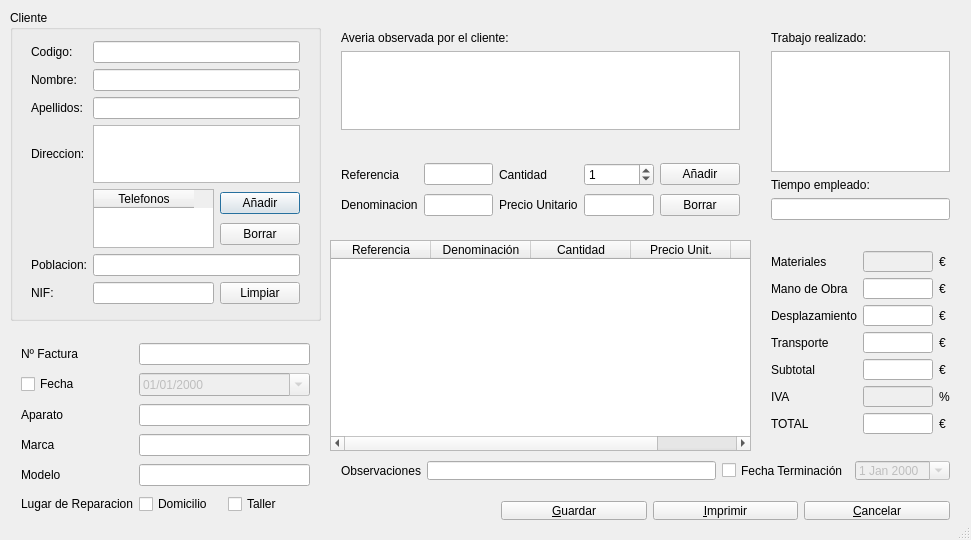
<ui version="4.0" >
 <class>NuevaFacturaDialogClass</class>
 <widget class="QDialog" name="NuevaFacturaDialogClass" >
  <property name="enabled" >
   <bool>true</bool>
  </property>
  <property name="geometry" >
   <rect>
    <x>0</x>
    <y>0</y>
    <width>971</width>
    <height>540</height>
   </rect>
  </property>
  <property name="windowTitle" >
   <string>Nueva Factura</string>
  </property>
  <property name="windowIcon" >
   <iconset>images/NFactura.PNG</iconset>
  </property>
  <property name="sizeGripEnabled" >
   <bool>true</bool>
  </property>
  <widget class="QGroupBox" name="groupBox" >
   <property name="geometry" >
    <rect>
     <x>10</x>
     <y>10</y>
     <width>311</width>
     <height>311</height>
    </rect>
   </property>
   <property name="title" >
    <string>Cliente</string>
   </property>
   <widget class="QWidget" name="gridLayout" >
    <property name="geometry" >
     <rect>
      <x>10</x>
      <y>20</y>
      <width>291</width>
      <height>285</height>
     </rect>
    </property>
    <layout class="QGridLayout" >
     <item row="0" column="0" >
      <widget class="QLabel" name="label" >
       <property name="text" >
        <string>Codigo:</string>
       </property>
      </widget>
     </item>
     <item row="1" column="0" >
      <widget class="QLabel" name="label_2" >
       <property name="text" >
        <string>Nombre:</string>
       </property>
      </widget>
     </item>
     <item row="3" column="0" >
      <widget class="QLabel" name="label_3" >
       <property name="text" >
        <string>Direccion:</string>
       </property>
      </widget>
     </item>
     <item row="6" column="0" >
      <widget class="QLabel" name="label_4" >
       <property name="text" >
        <string>NIF:</string>
       </property>
      </widget>
     </item>
     <item row="0" column="1" colspan="4" >
      <widget class="QLineEdit" name="codigoEdit" />
     </item>
     <item row="1" column="1" colspan="4" >
      <widget class="QLineEdit" name="nombreEdit" />
     </item>
     <item row="2" column="1" colspan="4" >
      <widget class="QLineEdit" name="lineEdit_13" />
     </item>
     <item row="3" column="1" colspan="4" >
      <widget class="QTextEdit" name="direccionEdit" >
       <property name="tabChangesFocus" >
        <bool>true</bool>
       </property>
      </widget>
     </item>
     <item row="4" column="1" colspan="3" >
      <widget class="QTableWidget" name="tabla" >
       <column>
        <property name="text" >
         <string>Telefonos</string>
        </property>
       </column>
      </widget>
     </item>
     <item row="4" column="4" >
      <layout class="QVBoxLayout" >
       <item>
        <widget class="QPushButton" name="pushButton_6" >
         <property name="text" >
          <string>Añadir</string>
         </property>
        </widget>
       </item>
       <item>
        <widget class="QPushButton" name="pushButton_8" >
         <property name="text" >
          <string>Borrar</string>
         </property>
        </widget>
       </item>
      </layout>
     </item>
     <item row="5" column="1" colspan="4" >
      <widget class="QLineEdit" name="lineEdit_14" />
     </item>
     <item row="6" column="1" colspan="3" >
      <widget class="QLineEdit" name="nifEdit" />
     </item>
     <item row="2" column="0" >
      <widget class="QLabel" name="label_31" >
       <property name="text" >
        <string>Apellidos:</string>
       </property>
      </widget>
     </item>
     <item row="5" column="0" >
      <widget class="QLabel" name="label_32" >
       <property name="text" >
        <string>Poblacion:</string>
       </property>
      </widget>
     </item>
     <item row="6" column="4" >
      <widget class="QPushButton" name="pushButton_7" >
       <property name="text" >
        <string>Limpiar</string>
       </property>
      </widget>
     </item>
    </layout>
   </widget>
  </widget>
  <widget class="QWidget" name="gridLayout_2" >
   <property name="geometry" >
    <rect>
     <x>10</x>
     <y>330</y>
     <width>311</width>
     <height>201</height>
    </rect>
   </property>
   <layout class="QGridLayout" >
    <item row="0" column="1" colspan="2" >
     <widget class="QLineEdit" name="lineEdit_4" />
    </item>
    <item row="1" column="0" >
     <widget class="QCheckBox" name="checkBox" >
      <property name="text" >
       <string>Fecha</string>
      </property>
     </widget>
    </item>
    <item row="1" column="1" colspan="2" >
     <widget class="QDateEdit" name="dateEdit" >
      <property name="enabled" >
       <bool>false</bool>
      </property>
      <property name="displayFormat" >
       <string>dd/MM/yyyy</string>
      </property>
      <property name="calendarPopup" >
       <bool>true</bool>
      </property>
     </widget>
    </item>
    <item row="2" column="0" >
     <widget class="QLabel" name="label_5" >
      <property name="text" >
       <string>Aparato</string>
      </property>
     </widget>
    </item>
    <item row="2" column="1" colspan="2" >
     <widget class="QLineEdit" name="lineEdit" />
    </item>
    <item row="3" column="0" >
     <widget class="QLabel" name="label_6" >
      <property name="text" >
       <string>Marca</string>
      </property>
     </widget>
    </item>
    <item row="3" column="1" colspan="2" >
     <widget class="QLineEdit" name="lineEdit_2" />
    </item>
    <item row="4" column="0" >
     <widget class="QLabel" name="label_7" >
      <property name="text" >
       <string>Modelo</string>
      </property>
     </widget>
    </item>
    <item row="4" column="1" colspan="2" >
     <widget class="QLineEdit" name="lineEdit_3" />
    </item>
    <item row="5" column="0" >
     <widget class="QLabel" name="label_8" >
      <property name="text" >
       <string>Lugar de Reparacion</string>
      </property>
     </widget>
    </item>
    <item row="0" column="0" >
     <widget class="QLabel" name="label_10" >
      <property name="text" >
       <string>Nº Factura</string>
      </property>
     </widget>
    </item>
    <item row="5" column="1" >
     <widget class="QCheckBox" name="checkBox_2" >
      <property name="text" >
       <string>Domicilio</string>
      </property>
     </widget>
    </item>
    <item row="5" column="2" >
     <widget class="QCheckBox" name="checkBox_3" >
      <property name="text" >
       <string>Taller</string>
      </property>
     </widget>
    </item>
   </layout>
  </widget>
  <widget class="QWidget" name="verticalLayout" >
   <property name="geometry" >
    <rect>
     <x>330</x>
     <y>20</y>
     <width>421</width>
     <height>121</height>
    </rect>
   </property>
   <layout class="QVBoxLayout" >
    <item>
     <widget class="QLabel" name="label_9" >
      <property name="text" >
       <string>Averia observada por el cliente:</string>
      </property>
     </widget>
    </item>
    <item>
     <widget class="QTextEdit" name="textEdit" >
      <property name="tabChangesFocus" >
       <bool>true</bool>
      </property>
     </widget>
    </item>
   </layout>
  </widget>
  <widget class="QTableWidget" name="tableWidget" >
   <property name="enabled" >
    <bool>true</bool>
   </property>
   <property name="geometry" >
    <rect>
     <x>330</x>
     <y>240</y>
     <width>421</width>
     <height>211</height>
    </rect>
   </property>
   <property name="alternatingRowColors" >
    <bool>true</bool>
   </property>
   <property name="selectionMode" >
    <enum>QAbstractItemView::SingleSelection</enum>
   </property>
   <property name="selectionBehavior" >
    <enum>QAbstractItemView::SelectRows</enum>
   </property>
   <property name="rowCount" >
    <number>0</number>
   </property>
   <column>
    <property name="text" >
     <string>Referencia</string>
    </property>
   </column>
   <column>
    <property name="text" >
     <string>Denominación</string>
    </property>
   </column>
   <column>
    <property name="text" >
     <string>Cantidad</string>
    </property>
   </column>
   <column>
    <property name="text" >
     <string>Precio Unit.</string>
    </property>
   </column>
   <column>
    <property name="text" >
     <string>Total</string>
    </property>
   </column>
  </widget>
  <widget class="QWidget" name="gridLayout_4" >
   <property name="geometry" >
    <rect>
     <x>330</x>
     <y>150</y>
     <width>421</width>
     <height>80</height>
    </rect>
   </property>
   <layout class="QGridLayout" >
    <item row="0" column="0" >
     <widget class="QLabel" name="label_21" >
      <property name="text" >
       <string>Referencia</string>
      </property>
     </widget>
    </item>
    <item row="1" column="0" >
     <widget class="QLabel" name="label_22" >
      <property name="text" >
       <string>Denominacion</string>
      </property>
     </widget>
    </item>
    <item row="0" column="1" >
     <widget class="QLineEdit" name="referenciaEdit" />
    </item>
    <item row="1" column="1" >
     <widget class="QLineEdit" name="descripcionEdit" />
    </item>
    <item row="0" column="2" >
     <widget class="QLabel" name="label_29" >
      <property name="text" >
       <string>Cantidad</string>
      </property>
     </widget>
    </item>
    <item row="1" column="2" >
     <widget class="QLabel" name="label_30" >
      <property name="text" >
       <string>Precio Unitario</string>
      </property>
     </widget>
    </item>
    <item row="0" column="3" >
     <widget class="QSpinBox" name="cantidadEdit" >
      <property name="value" >
       <number>1</number>
      </property>
     </widget>
    </item>
    <item row="1" column="3" >
     <widget class="QLineEdit" name="pvpEdit" >
      <property name="enabled" >
       <bool>true</bool>
      </property>
     </widget>
    </item>
    <item row="0" column="4" colspan="2" >
     <widget class="QPushButton" name="pushButton_3" >
      <property name="text" >
       <string>Añadir</string>
      </property>
     </widget>
    </item>
    <item row="1" column="4" colspan="2" >
     <widget class="QPushButton" name="pushButton_2" >
      <property name="text" >
       <string>Borrar</string>
      </property>
     </widget>
    </item>
   </layout>
  </widget>
  <widget class="QWidget" name="verticalLayout_2" >
   <property name="geometry" >
    <rect>
     <x>760</x>
     <y>20</y>
     <width>201</width>
     <height>211</height>
    </rect>
   </property>
   <layout class="QVBoxLayout" >
    <item>
     <widget class="QLabel" name="label_11" >
      <property name="text" >
       <string>Trabajo realizado:</string>
      </property>
     </widget>
    </item>
    <item>
     <widget class="QTextEdit" name="textEdit_2" >
      <property name="tabChangesFocus" >
       <bool>true</bool>
      </property>
     </widget>
    </item>
    <item>
     <widget class="QLabel" name="label_12" >
      <property name="text" >
       <string>Tiempo empleado:</string>
      </property>
     </widget>
    </item>
    <item>
     <widget class="QLineEdit" name="lineEdit_5" />
    </item>
   </layout>
  </widget>
  <widget class="QWidget" name="gridLayout_3" >
   <property name="geometry" >
    <rect>
     <x>760</x>
     <y>240</y>
     <width>201</width>
     <height>205</height>
    </rect>
   </property>
   <layout class="QGridLayout" >
    <item row="0" column="0" >
     <widget class="QLabel" name="label_13" >
      <property name="text" >
       <string>Materiales</string>
      </property>
     </widget>
    </item>
    <item row="1" column="0" >
     <widget class="QLabel" name="label_14" >
      <property name="text" >
       <string>Mano de Obra</string>
      </property>
     </widget>
    </item>
    <item row="0" column="1" >
     <widget class="QLineEdit" name="lineEdit_6" >
      <property name="enabled" >
       <bool>false</bool>
      </property>
     </widget>
    </item>
    <item row="1" column="1" >
     <widget class="QLineEdit" name="lineEdit_7" />
    </item>
    <item row="2" column="0" >
     <widget class="QLabel" name="label_15" >
      <property name="text" >
       <string>Desplazamiento</string>
      </property>
     </widget>
    </item>
    <item row="3" column="0" >
     <widget class="QLabel" name="label_16" >
      <property name="text" >
       <string>Transporte</string>
      </property>
     </widget>
    </item>
    <item row="4" column="0" >
     <widget class="QLabel" name="label_17" >
      <property name="text" >
       <string>Subtotal</string>
      </property>
     </widget>
    </item>
    <item row="5" column="0" >
     <widget class="QLabel" name="label_18" >
      <property name="text" >
       <string>IVA</string>
      </property>
     </widget>
    </item>
    <item row="6" column="0" >
     <widget class="QLabel" name="label_19" >
      <property name="text" >
       <string>TOTAL</string>
      </property>
     </widget>
    </item>
    <item row="2" column="1" >
     <widget class="QLineEdit" name="lineEdit_8" />
    </item>
    <item row="3" column="1" >
     <widget class="QLineEdit" name="lineEdit_9" />
    </item>
    <item row="4" column="1" >
     <widget class="QLineEdit" name="lineEdit_10" />
    </item>
    <item row="5" column="1" >
     <widget class="QLineEdit" name="lineEdit_11" >
      <property name="enabled" >
       <bool>false</bool>
      </property>
     </widget>
    </item>
    <item row="6" column="1" >
     <widget class="QLineEdit" name="lineEdit_12" />
    </item>
    <item row="0" column="2" >
     <widget class="QLabel" name="label_20" >
      <property name="text" >
       <string>€</string>
      </property>
     </widget>
    </item>
    <item row="1" column="2" >
     <widget class="QLabel" name="label_23" >
      <property name="text" >
       <string>€</string>
      </property>
     </widget>
    </item>
    <item row="2" column="2" >
     <widget class="QLabel" name="label_24" >
      <property name="text" >
       <string>€</string>
      </property>
     </widget>
    </item>
    <item row="3" column="2" >
     <widget class="QLabel" name="label_25" >
      <property name="text" >
       <string>€</string>
      </property>
     </widget>
    </item>
    <item row="4" column="2" >
     <widget class="QLabel" name="label_26" >
      <property name="text" >
       <string>€</string>
      </property>
     </widget>
    </item>
    <item row="6" column="2" >
     <widget class="QLabel" name="label_28" >
      <property name="text" >
       <string>€</string>
      </property>
     </widget>
    </item>
    <item row="5" column="2" >
     <widget class="QLabel" name="label_27" >
      <property name="text" >
       <string>%</string>
      </property>
     </widget>
    </item>
   </layout>
  </widget>
  <widget class="QWidget" name="horizontalLayout_2" >
   <property name="geometry" >
    <rect>
     <x>330</x>
     <y>450</y>
     <width>631</width>
     <height>41</height>
    </rect>
   </property>
   <layout class="QHBoxLayout" >
    <item>
     <widget class="QLabel" name="label_33" >
      <property name="text" >
       <string>Observaciones</string>
      </property>
     </widget>
    </item>
    <item>
     <widget class="QLineEdit" name="lineEdit_15" />
    </item>
    <item>
     <widget class="QCheckBox" name="checkBox_4" >
      <property name="text" >
       <string>Fecha Terminación</string>
      </property>
     </widget>
    </item>
    <item>
     <widget class="QDateEdit" name="dateEdit_2" >
      <property name="enabled" >
       <bool>false</bool>
      </property>
      <property name="calendarPopup" >
       <bool>true</bool>
      </property>
     </widget>
    </item>
   </layout>
  </widget>
  <widget class="QWidget" name="horizontalLayout" >
   <property name="geometry" >
    <rect>
     <x>490</x>
     <y>490</y>
     <width>471</width>
     <height>41</height>
    </rect>
   </property>
   <layout class="QHBoxLayout" >
    <item>
     <widget class="QPushButton" name="pushButton_5" >
      <property name="text" >
       <string>&amp;Guardar</string>
      </property>
     </widget>
    </item>
    <item>
     <widget class="QPushButton" name="pushButton_4" >
      <property name="text" >
       <string>&amp;Imprimir</string>
      </property>
     </widget>
    </item>
    <item>
     <widget class="QPushButton" name="pushButton" >
      <property name="text" >
       <string>&amp;Cancelar</string>
      </property>
     </widget>
    </item>
   </layout>
  </widget>
 </widget>
 <layoutdefault spacing="6" margin="11" />
 <resources/>
 <connections>
  <connection>
   <sender>checkBox</sender>
   <signal>clicked(bool)</signal>
   <receiver>dateEdit</receiver>
   <slot>setEnabled(bool)</slot>
   <hints>
    <hint type="sourcelabel" >
     <x>109</x>
     <y>389</y>
    </hint>
    <hint type="destinationlabel" >
     <x>319</x>
     <y>390</y>
    </hint>
   </hints>
  </connection>
  <connection>
   <sender>pushButton</sender>
   <signal>clicked()</signal>
   <receiver>NuevaFacturaDialogClass</receiver>
   <slot>reject()</slot>
   <hints>
    <hint type="sourcelabel" >
     <x>959</x>
     <y>498</y>
    </hint>
    <hint type="destinationlabel" >
     <x>761</x>
     <y>316</y>
    </hint>
   </hints>
  </connection>
  <connection>
   <sender>checkBox_4</sender>
   <signal>clicked(bool)</signal>
   <receiver>dateEdit_2</receiver>
   <slot>setEnabled(bool)</slot>
   <hints>
    <hint type="sourcelabel" >
     <x>827</x>
     <y>472</y>
    </hint>
    <hint type="destinationlabel" >
     <x>912</x>
     <y>468</y>
    </hint>
   </hints>
  </connection>
 </connections>
</ui>
